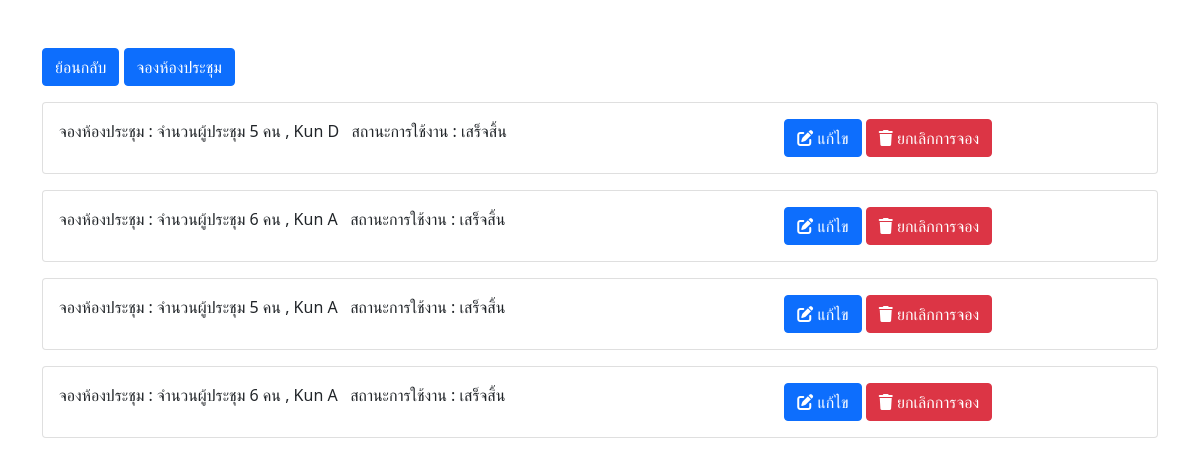
Page /roomP.php on the committed database.
### tables this page shows
CREATE TABLE `roomp` (
  `id` int(5) UNSIGNED NOT NULL,
  `numperson` int(5) DEFAULT NULL,
  `bookname` varchar(255) DEFAULT NULL,
  `statusroomp` int(5) DEFAULT NULL
);

CREATE TABLE `statusroom` (
  `statusID` int(5) NOT NULL,
  `statusname` varchar(255) DEFAULT NULL
);

### roomP.php (the view, shortened to what this page needs)
<?php include "connectDB.php"; ?>
<!DOCTYPE html>
<html>
    <?php include "header.php" ?>
    <body>
        <div class="container">
            <div class="mt-5">
                <a type="button" href="index.php" class="btn btn-primary btnbookroom">ย้อนกลับ</a>
                <a type="button" href="bookingroomP.php" class="btn btn-primary btnbookroom">จองห้องประชุม</a>
            </div>
            <?php
                $roomp = mysqli_query($connectDB, "SELECT * FROM roomp
                                                 INNER JOIN statusroom
                                                 ON roomp.statusroomp = statusroom.statusID");
                while($row = mysqli_fetch_array($roomp)) {
            ?>
            <div class="card mt-3">
                <div class="card-body">
                    <div class="row">
                        <div class="col-sm-8 ">
                            <?php echo "จองห้องประชุม : จำนวนผู้ประชุม ".$row["numperson"] . " คน , " .$row["bookname"].
                            "&nbsp;&nbsp;&nbsp;สถานะการใช้งาน : ".$row["statusname"] ; ?>
                        </div>
                        <div class="col-sm-4 padding ">
                            <a class="btn btn-primary editroomP" href="#editroomP"
                                data-id="<?php echo $row['id'];?>"
                                data-numperson="<?php echo $row['numperson'];?>"
                                data-namebook="<?php echo $row['bookname'];?>"
                                data-statusroom="<?php echo $row['statusname'];?>"
                                ><i class="fa-solid fa-pen-to-square"></i>&nbsp;แก้ไข</a>
                            <a type="button" href="deleteroomP.php?delete_id=<?php echo $row['id'];?>" class="btn btn-danger"
                                onclick="return confirm('ยกเลิกการจอง <?php echo  $row['bookname'] ; ?>')">
                            <i class="fa-solid fa-trash"></i>&nbsp;ยกเลิกการจอง</a>
                        </div>
                    </div>
                </div>
            </div>
            <?php
                } ?>
        </div>
    </body>
    <?php include 'editroomP.php'; ?>
</html>

### roomP.php (style rules this page uses)
.padding { padding-left: 0px; padding-right: 0px; }

### rows in the picture
roomp: numperson "5", bookname "Kun D", statusroomp.statusname "เสร็จสิ้น"
roomp: numperson "6", bookname "Kun A", statusroomp.statusname "เสร็จสิ้น"
roomp: numperson "5", bookname "Kun A", statusroomp.statusname "เสร็จสิ้น"
roomp: numperson "6", bookname "Kun A", statusroomp.statusname "เสร็จสิ้น"
